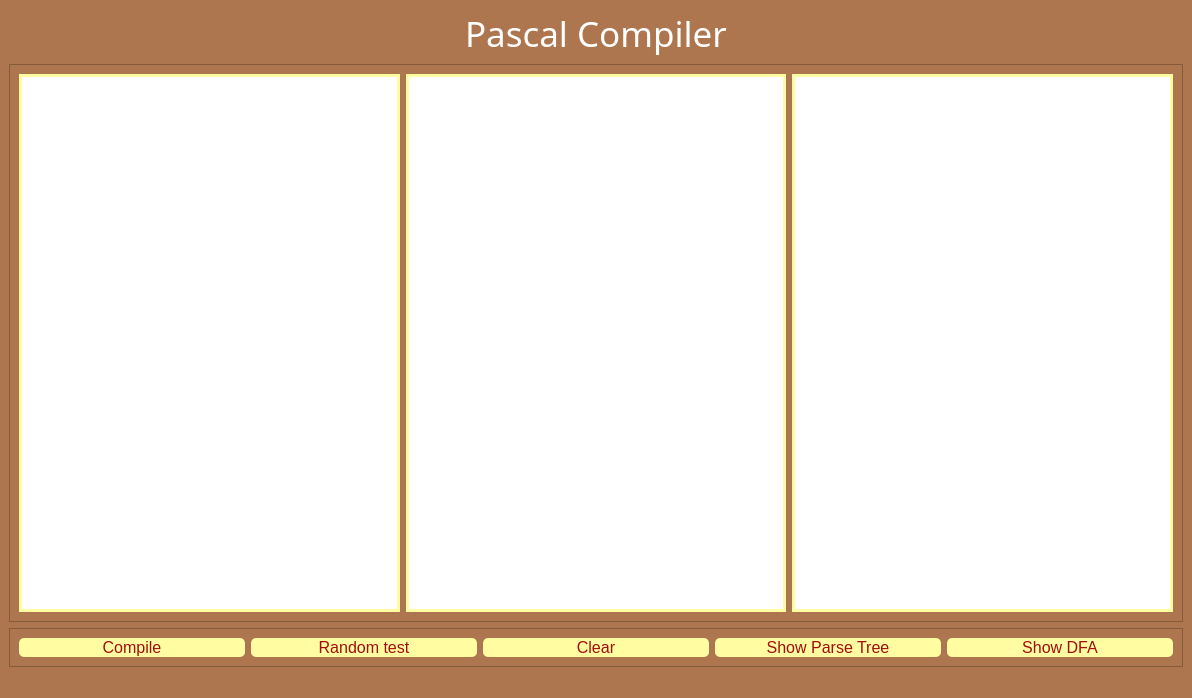
<?xml version="1.0" encoding="UTF-8"?>
<ui version="4.0">
 <class>MainWindow</class>
 <widget class="QMainWindow" name="MainWindow">
  <property name="geometry">
   <rect>
    <x>0</x>
    <y>0</y>
    <width>1192</width>
    <height>698</height>
   </rect>
  </property>
  <property name="windowTitle">
   <string>MainWindow</string>
  </property>
  <property name="styleSheet">
   <string notr="true">background-color: #ad764f;</string>
  </property>
  <widget class="QWidget" name="centralwidget">
   <layout class="QVBoxLayout" name="verticalLayout_2">
    <item>
     <layout class="QVBoxLayout" name="verticalLayout">
      <item alignment="Qt::AlignHCenter">
       <widget class="QLabel" name="label">
        <property name="maximumSize">
         <size>
          <width>167500</width>
          <height>60</height>
         </size>
        </property>
        <property name="font">
         <font>
          <family>Harlow Solid Italic</family>
          <pointsize>26</pointsize>
          <weight>50</weight>
          <italic>false</italic>
          <bold>false</bold>
         </font>
        </property>
        <property name="styleSheet">
         <string notr="true">QLabel{font: 26pt &quot;Harlow Solid Italic&quot;;
	color: White;
}
</string>
        </property>
        <property name="text">
         <string>Pascal Compiler</string>
        </property>
       </widget>
      </item>
      <item>
       <widget class="QFrame" name="frame_2">
        <property name="minimumSize">
         <size>
          <width>0</width>
          <height>100</height>
         </size>
        </property>
        <property name="styleSheet">
         <string notr="true"/>
        </property>
        <property name="frameShape">
         <enum>QFrame::StyledPanel</enum>
        </property>
        <property name="frameShadow">
         <enum>QFrame::Raised</enum>
        </property>
        <layout class="QHBoxLayout" name="horizontalLayout_2">
         <item>
          <widget class="QTextEdit" name="Text_input">
           <property name="maximumSize">
            <size>
             <width>16777215</width>
             <height>800</height>
            </size>
           </property>
           <property name="styleSheet">
            <string notr="true">border: 3px solid #fffca1;
background-color: white;</string>
           </property>
           <property name="html">
            <string>&lt;!DOCTYPE HTML PUBLIC &quot;-//W3C//DTD HTML 4.0//EN&quot; &quot;http://www.w3.org/TR/REC-html40/strict.dtd&quot;&gt;
&lt;html&gt;&lt;head&gt;&lt;meta name=&quot;qrichtext&quot; content=&quot;1&quot; /&gt;&lt;style type=&quot;text/css&quot;&gt;
p, li { white-space: pre-wrap; }
&lt;/style&gt;&lt;/head&gt;&lt;body style=&quot; font-family:'MS Shell Dlg 2'; font-size:7.8pt; font-weight:400; font-style:normal;&quot;&gt;
&lt;p style=&quot;-qt-paragraph-type:empty; margin-top:0px; margin-bottom:0px; margin-left:0px; margin-right:0px; -qt-block-indent:0; text-indent:0px;&quot;&gt;&lt;br /&gt;&lt;/p&gt;&lt;/body&gt;&lt;/html&gt;</string>
           </property>
          </widget>
         </item>
         <item>
          <widget class="QTableView" name="tableView">
           <property name="maximumSize">
            <size>
             <width>600</width>
             <height>16777215</height>
            </size>
           </property>
           <property name="styleSheet">
            <string notr="true">QTableView{
background-color: white;
	color: Black;
border: 3px solid #fffca1;
}

</string>
           </property>
           <property name="sizeAdjustPolicy">
            <enum>QAbstractScrollArea::AdjustToContents</enum>
           </property>
           <attribute name="horizontalHeaderStretchLastSection">
            <bool>true</bool>
           </attribute>
           <attribute name="verticalHeaderStretchLastSection">
            <bool>false</bool>
           </attribute>
          </widget>
         </item>
         <item>
          <widget class="QTableView" name="tableviewerror">
           <property name="styleSheet">
            <string notr="true">QTableView{
background-color: white;
	color: rgb(185, 15, 15);
border: 3px solid #fffca1;
}
</string>
           </property>
           <attribute name="horizontalHeaderStretchLastSection">
            <bool>true</bool>
           </attribute>
           <attribute name="verticalHeaderStretchLastSection">
            <bool>false</bool>
           </attribute>
          </widget>
         </item>
        </layout>
       </widget>
      </item>
      <item>
       <widget class="QFrame" name="frame">
        <property name="maximumSize">
         <size>
          <width>16777215</width>
          <height>100</height>
         </size>
        </property>
        <property name="frameShape">
         <enum>QFrame::StyledPanel</enum>
        </property>
        <property name="frameShadow">
         <enum>QFrame::Raised</enum>
        </property>
        <layout class="QHBoxLayout" name="horizontalLayout">
         <item>
          <widget class="QPushButton" name="Compile_button">
           <property name="font">
            <font>
             <pointsize>12</pointsize>
            </font>
           </property>
           <property name="styleSheet">
            <string notr="true">
QPushButton {
    background-color: #fffca1 ;
    color: #a20e0e;
    border-radius: 5px;
}
            </string>
           </property>
           <property name="text">
            <string>Compile</string>
           </property>
          </widget>
         </item>
         <item>
          <widget class="QPushButton" name="testbutton">
           <property name="font">
            <font>
             <pointsize>12</pointsize>
            </font>
           </property>
           <property name="styleSheet">
            <string notr="true">
QPushButton {
    background-color: #fffca1 ;
    color: #a20e0e;
    border-radius: 5px;
}
            </string>
           </property>
           <property name="text">
            <string>Random test</string>
           </property>
          </widget>
         </item>
         <item>
          <widget class="QPushButton" name="Clear_button">
           <property name="font">
            <font>
             <pointsize>12</pointsize>
            </font>
           </property>
           <property name="styleSheet">
            <string notr="true">
QPushButton {
    background-color: #fffca1 ;
    color: #a20e0e;
    border-radius: 5px;
}
            </string>
           </property>
           <property name="text">
            <string>Clear</string>
           </property>
          </widget>
         </item>
         <item>
          <widget class="QPushButton" name="Show_ParseTree">
           <property name="font">
            <font>
             <pointsize>12</pointsize>
            </font>
           </property>
           <property name="styleSheet">
            <string notr="true">
QPushButton {
    background-color: #fffca1 ;
    color: #a20e0e;
    border-radius: 5px;
}
            </string>
           </property>
           <property name="text">
            <string>Show Parse Tree</string>
           </property>
          </widget>
         </item>
         <item>
          <widget class="QPushButton" name="DFA_button">
           <property name="font">
            <font>
             <pointsize>12</pointsize>
            </font>
           </property>
           <property name="styleSheet">
            <string notr="true">
QPushButton {
    background-color: #fffca1 ;
    color: #a20e0e;
    border-radius: 5px;
}
            </string>
           </property>
           <property name="text">
            <string>Show DFA</string>
           </property>
          </widget>
         </item>
        </layout>
       </widget>
      </item>
     </layout>
    </item>
   </layout>
  </widget>
  <widget class="QMenuBar" name="menubar">
   <property name="geometry">
    <rect>
     <x>0</x>
     <y>0</y>
     <width>1192</width>
     <height>26</height>
    </rect>
   </property>
  </widget>
  <widget class="QStatusBar" name="statusbar"/>
 </widget>
 <resources/>
 <connections/>
</ui>
